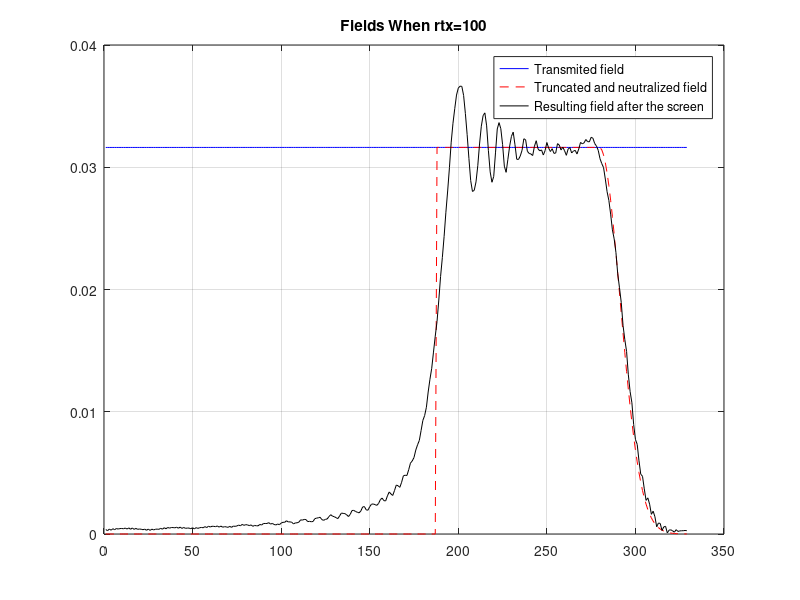

Recreate this plot in MATLAB.
function PO_MM9
% JE Berg PO propagation - FFT
% (c) Patrick Eggers 2008

close all
clear all

%%%%% Scenario setting %%%%%%%%%%%%%%%%%
f=900*10^6;
c=3*10^8;
lambda=c/f;
k=2*pi/lambda;
delta_y=lambda/3 %screen aperture resolution
delta_x=10; % screen spacing
eps=0.01; % acceptable field error pertubation.. look out , too small blows up array sizes
%% define your height of screen
h_screen=5;
%% choose angle of incidence, start w 0
alpha=(0/360)*2*pi; % in radians
r_tx=1000; % transmitter/source speration to 1st screen edge
E0=10; %start field strength

N=2; %last screen

%%%%%%%%%% procedure %%%%%%%%%%%%%%

%1 determine array size  ny . remember Fresnel zone, terminator/neutraliser ..
%what else wrt FFT to think of??
%walfisch & bertoni truncation paramters
yc=N*delta_x*tan(alpha) + sqrt(N*lambda*delta_x/(2*pi*eps))*sec(alpha)
w=sqrt(lambda*delta_x)
ny=round(100) %modifiy .. how many lambda or meters??/delta_y /// yc + 3W + how deep times 2
ny= round(2*yc/delta_y + 6*w/delta_y + h_screen/delta_y);

%1a set ky , i..e space frequency variable, what range does it have and
%why?, what units?
nyy=52; %try to vary this .. what happens why? .. what should it be?
ky=(((1:ny)-nyy)/ny).*2*pi/delta_y;

red_zone= yc+3*w

%2 initiate arrays
E(1,:)=zeros(size(ky));
%% now fill in the start field over 1st screen following JE Berg
% remember field array above screen is in a plane.. map the cyl. field to
% this plane. Also remember = 0 at/below screen

% Height of the Source
H= (h_screen + tan(alpha)*r_tx) + red_zone;
% Distance from source
r(1:ny)= sqrt( (H -[1:ny].*delta_y).^2 + (r_tx)^2);
% Initial Field
 E(1,:)=1./(r.^0.5) .* exp(-i*k.*r);
%E(1,:)=1;

plot(abs(E(1,:)),'-b');
hold on; grid on

%3 condition array before FFT.. what do you do here?
% We truncate and slowly kill (Neutralizer)
E(1,1:round(h_screen/delta_y + red_zone/delta_y))=0;
y= 0:delta_y:red_zone;
length(y)
length(E(1,end-length(y)+1:end))

E(1,end+1-length(y):end)=E(1,end+1-length(y):end).*neutraliser(y,yc,w);
plot(abs(E(1,:)),'--r')



%4 FFT of the E field 1st screen 
E(1,:)=fft(E(1,:),ny);


%5 propagator
% Propagator difined by Patrick
w_prop_old=exp(-((ky.^2-k.^2).^0.5) * delta_x); % why not as in paper : ky^2<=k^2 vs ky^2>k^2 ???

% Propagator defined by the paper
for l=1:length(ky)
    if ky(l)^2<=k^2
        w_prop(l)=exp(-1i*((-ky(l)^2+k.^2).^0.5) * delta_x);
    else
        w_prop(l)=exp(-1*((-k.^2+ky(l)^2).^0.5) * delta_x);
    end
end
% Both propagators provide the same results. it means that we need to
% correct the fliping introduced by Matlab

%6 multiply and inverse FFT
% Due to the shift of the FFT implemented by Matlab, we need to conjugate
% the propagator
w_prop=circshift(w_prop,[1 -52])
E(2,:)=ifft((w_prop).*((E(1,:))),ny);


%7 extract and plot results at position of last screen
%% identify index corresponiong to you angle of incidence/grazing incidence
% plot(abs(E(2,:)),'-m')

%% map to total field dependency for 'true life' launched spherical  wave

plot(abs(E(2,:)),'-k')
legend('Transmited field','Truncated and neutralized field','Resulting field after the screen')
title('Fields When rtx=100')

1/delta_y
% plot([red_zone/delta_y,red_zone/delta_y],[0,0.4],'k')

%what do observe wrt expected diffraction field?? - what does it indicate
%we might have to do?

hold off

% figure
% % plot(phase(flip(conj(w_prop))))
% plot(phase(w_prop))
% 
% hold on
% plot(phase(E(1,:)),'r')
% 
% figure
% % plot(abs(flip(conj(w_prop))))
% plot(abs(w_prop))
% hold on
% plot(abs(E(1,:)),'r')


%8 when this works (try differnt alpha and r_tx) .. try to to one more
%screen (and try to vary screen heights..1st all same , then different)

 
function [Neutral] = neutraliser(y,yc,w)
%from walfisch & bertoni
%y is array storing y coordinates
%yc is where soft transition starts to kick in
%factor 1/2 due to JE Berg
   Neutral=exp(-(y-yc).^2/w^2); % for yc<y<yc+3*w
   Neutral=(y<=(yc+3*w)).*Neutral; % 0 above neutralising zone
  Neutral=(y<yc)+(y>=yc).*Neutral; %(1->)1/2 below neutralising zone
  disp(length(Neutral))
 
